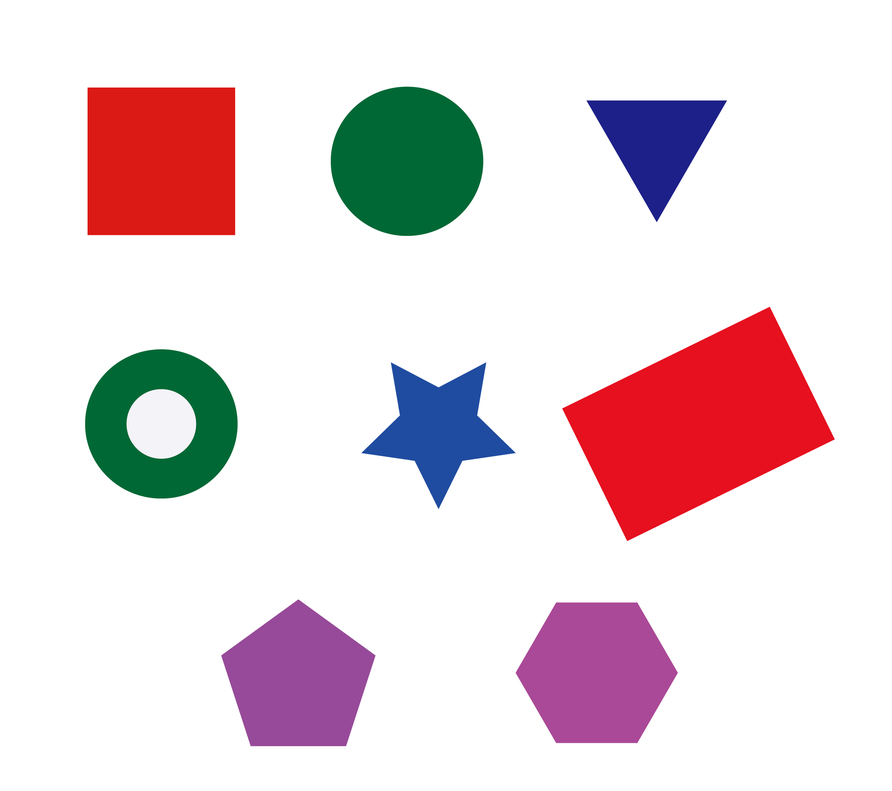
#> input picture shape.png, 892 x 791 px, shrunk from 2292 x 2033 before the run
$ python temp.py
#> lines starting #> are read from the running program, lines starting #| are printed output that depends on the picture; after the words box and inside, x2 and y2 are one past the last pixel; in counts of white or black regions, pixels touching at a corner belong together
import cv2 as cv


if __name__ == '__main__':
    image = cv.imread('shape.png')
#> image is the input picture: shape (791, 892, 3); mean B, G, R 220.2, 215.8, 230.9
    canny = cv.Canny(image, 80, 160, 3)
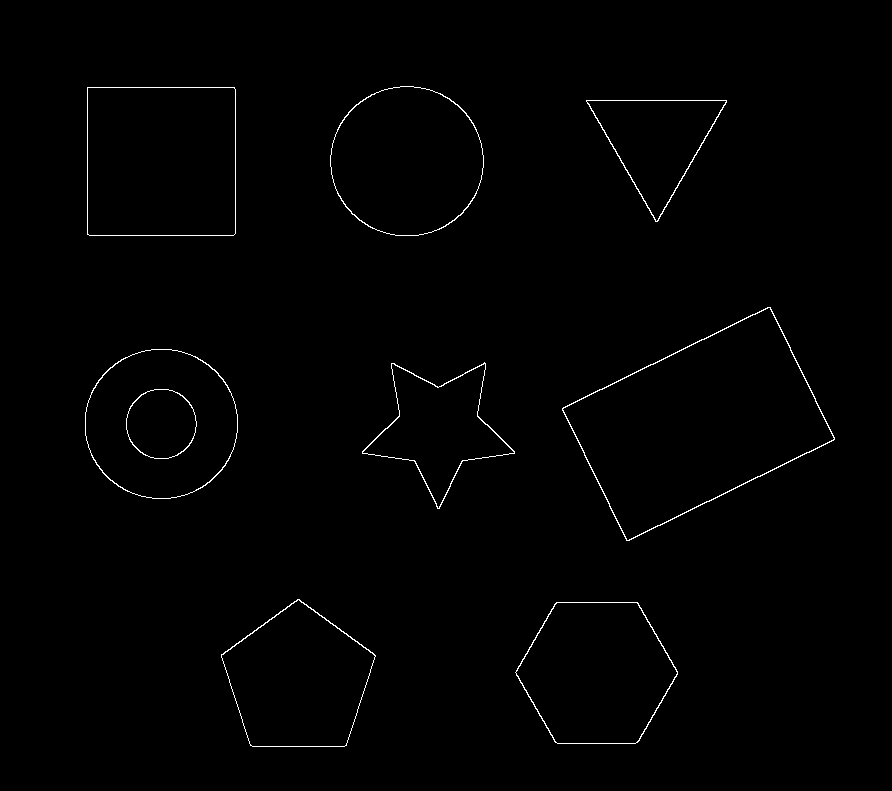
#> canny: shape (791, 892); 0.74% white in thin lines or dots, all inside (x1, y1, x2, y2) = (85, 86, 835, 747)
    kernel = cv.getStructuringElement(0, (3, 3))
    canny = cv.dilate(canny, kernel=kernel)
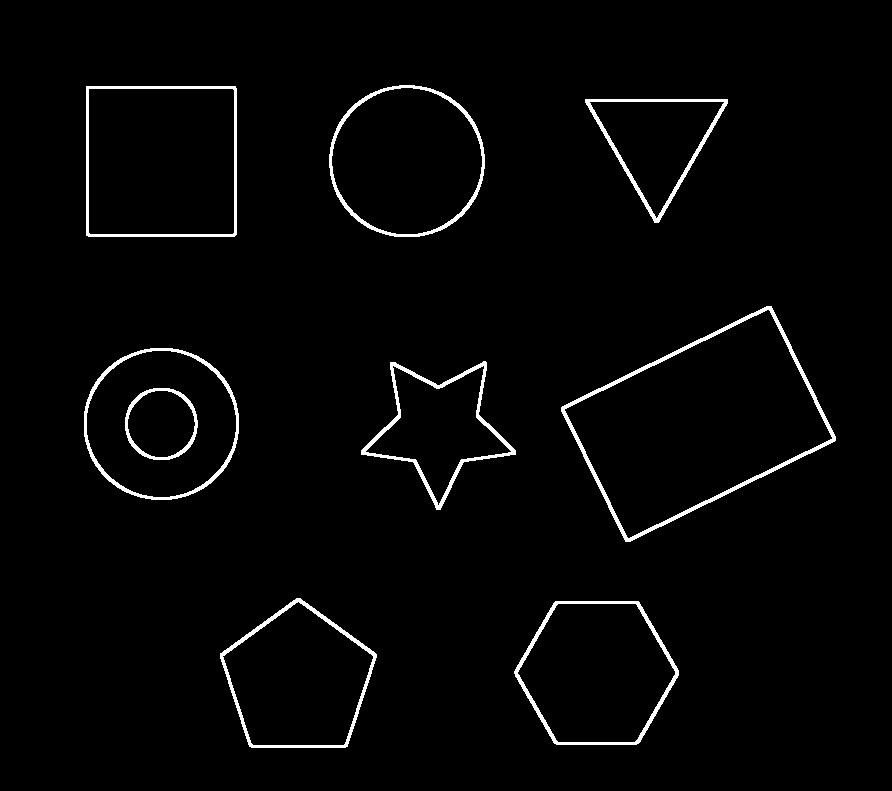
#> canny: shape (791, 892); 2.3% white; 9 white regions
    contours, hierarchy = cv.findContours(canny, mode=0, method=2)
#> contours = 8 contours; box (x1, y1, x2, y2) and area: (561, 306, 836, 542) 35317, (86, 86, 237, 237) 22495, (329, 85, 485, 237) 18558, (84, 348, 239, 500) 18556, (514, 601, 679, 745) 17832, (220, 598, 377, 748) 16350, (361, 361, 516, 510) 10447, (585, 99, 728, 223) 9155
    print(hierarchy)
#| [[[ 1 -1 -1 -1]
#|   [ 2  0 -1 -1]
#|   [ 3  1 -1 -1]
#|   [ 4  2 -1 -1]
#|   [ 5  3 -1 -1]
#|   [ 6  4 -1 -1]
#|   [ 7  5 -1 -1]
#|   [-1  6 -1 -1]]]
    for i in range(len(contours)):
        approx = cv.approxPolyDP(contours[i], 4, closed=True)
        val,cn,cm = approx.shape[:3]
        if hierarchy[0][i][3] != -1:
            pass
        elif hierarchy[0][i][2] != -1:
            print('contours is a ring')
        else:
            if val == 3:
                print('contours is a riangle')
            elif val == 4:
                print('contours is a Rectangle')
            elif val == 5:
                print('contours is a pentagon')
            elif val == 6:
                print('contours is a hexagon')
            elif val == 10:
                print('contours is a star')
            else:
                print('contours is a circle')
#> this loop made 8 passes
#> val on passes 1, 2, 3, 4, 8: 6, 5, 10, 16, 16
#> (approx, val) on passes 5 to 7: ([[771, 306], [561, 407], [625, 541], [835, 440]], 4), ([[585, 99], [658, 222], [727, 99]], 3), ([[86, 86], [86, 235], [234, 236], [235, 86]], 4)
#| contours is a hexagon
#| contours is a pentagon
#| contours is a star
#| contours is a circle
#| contours is a Rectangle
#| contours is a riangle
#| contours is a Rectangle
#| contours is a circle
